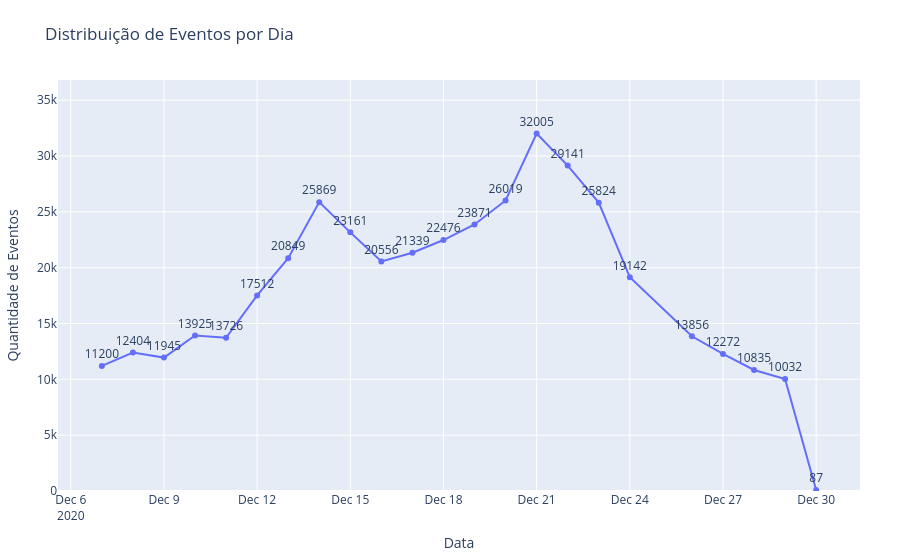

Notebook source saved alongside this figure:
### Markdown cell above
## 2.4. Como o número de eventos é distribuído entre os dias?

### Code cell
events['data'] = events['event_dt'].dt.to_period('D')

events_per_day = events.groupby('data')['event_name'].count().reset_index()


events_per_day["data"] = events_per_day["data"].astype(str)

fig = px.line(
    events_per_day,
    x="data",
    y="event_name",
    labels={"data": "Data", "event_name": "Quantidade de Eventos"},
    title="Distribuição de Eventos por Dia",
    text="event_name",
)

fig.update_traces(textposition="top center")

fig.update_layout(
    yaxis=dict(range=[0, events_per_day["event_name"].max() * 1.15]),
    margin=dict(t=80, b=40, l=40, r=40),
)

fig.show()

### Figure 1 — Plotly figure (JSON) as saved in the notebook; plotly's stock layout.template omitted (floating-point values rounded to 4 significant figures)
{"data": [{"hovertemplate": "Data=%{x}<br>Quantidade de Eventos=%{text}<extra></extra>", "legendgroup": "", "line": {"color": "#636efa", "dash": "solid"}, "marker": {"symbol": "circle"}, "mode": "lines+markers+text", "name": "", "orientation": "v", "showlegend": false, "text": [11200.0, 12400.0, 11940.0, 13920.0, 13730.0, 17510.0, 20850.0, 25870.0, 23160.0, 20560.0, 21340.0, 22480.0, 23870.0, 26020.0, 32000.0, 29140.0, 25820.0, 19140.0, 13860.0, 12270.0, 10840.0, 10030.0, 87.0], "textposition": "top center", "type": "scatter", "x": ["2020-12-07", "2020-12-08", "2020-12-09", "2020-12-10", "2020-12-11", "2020-12-12", "2020-12-13", "2020-12-14", "2020-12-15", "2020-12-16", "2020-12-17", "2020-12-18", "2020-12-19", "2020-12-20", "2020-12-21", "2020-12-22", "2020-12-23", "2020-12-24", "2020-12-26", "2020-12-27", "2020-12-28", "2020-12-29", "2020-12-30"], "xaxis": "x", "y": [11200, 12404, 11945, 13925, 13726, 17512, 20849, 25869, 23161, 20556, 21339, 22476, 23871, 26019, 32005, 29141, 25824, 19142, 13856, 12272, 10835, 10032, 87], "yaxis": "y"}], "layout": {"legend": {"tracegroupgap": 0}, "margin": {"b": 40, "l": 40, "r": 40, "t": 80}, "title": {"text": "Distribuição de Eventos por Dia"}, "xaxis": {"anchor": "y", "domain": [0, 1], "title": {"text": "Data"}}, "yaxis": {"anchor": "x", "domain": [0, 1], "range": [0, 36810.0], "title": {"text": "Quantidade de Eventos"}}}}
